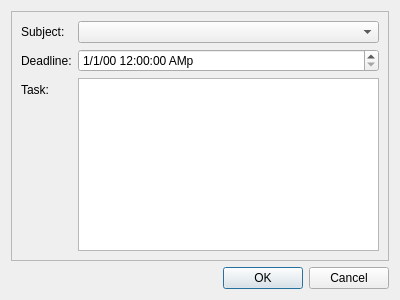
<?xml version="1.0" encoding="UTF-8"?>
<ui version="4.0">
 <class>AddTaskDialog</class>
 <widget class="QDialog" name="AddTaskDialog">
  <property name="windowModality">
   <enum>Qt::WindowModality::WindowModal</enum>
  </property>
  <property name="geometry">
   <rect>
    <x>0</x>
    <y>0</y>
    <width>400</width>
    <height>300</height>
   </rect>
  </property>
  <property name="windowTitle">
   <string>Task to-dos - Add task</string>
  </property>
  <layout class="QVBoxLayout" name="verticalLayout">
   <item>
    <widget class="QFrame" name="mainDialogFrame">
     <property name="frameShape">
      <enum>QFrame::Shape::StyledPanel</enum>
     </property>
     <property name="frameShadow">
      <enum>QFrame::Shadow::Raised</enum>
     </property>
     <layout class="QVBoxLayout" name="verticalLayout_2">
      <item>
       <layout class="QFormLayout" name="formLayout">
        <item row="0" column="0">
         <widget class="QLabel" name="subjectLabel">
          <property name="text">
           <string>Subject:</string>
          </property>
         </widget>
        </item>
        <item row="0" column="1">
         <widget class="QComboBox" name="subjectComboBox"/>
        </item>
        <item row="1" column="0">
         <widget class="QLabel" name="deadlineLabel">
          <property name="text">
           <string>Deadline:</string>
          </property>
         </widget>
        </item>
        <item row="1" column="1">
         <widget class="QDateTimeEdit" name="deadlineDateTimeEdit">
          <property name="displayFormat">
           <string>M/d/yy h:mm:ss Ap</string>
          </property>
         </widget>
        </item>
        <item row="2" column="0">
         <widget class="QLabel" name="taskLabel">
          <property name="text">
           <string>Task:</string>
          </property>
         </widget>
        </item>
        <item row="2" column="1">
         <widget class="QPlainTextEdit" name="taskPlainTextEdit"/>
        </item>
       </layout>
      </item>
     </layout>
    </widget>
   </item>
   <item>
    <widget class="QDialogButtonBox" name="dialogButtonBox">
     <property name="orientation">
      <enum>Qt::Orientation::Horizontal</enum>
     </property>
     <property name="standardButtons">
      <set>QDialogButtonBox::StandardButton::Cancel|QDialogButtonBox::StandardButton::Ok</set>
     </property>
    </widget>
   </item>
  </layout>
 </widget>
 <resources/>
 <connections>
  <connection>
   <sender>dialogButtonBox</sender>
   <signal>accepted()</signal>
   <receiver>AddTaskDialog</receiver>
   <slot>accept()</slot>
   <hints>
    <hint type="sourcelabel">
     <x>248</x>
     <y>254</y>
    </hint>
    <hint type="destinationlabel">
     <x>157</x>
     <y>274</y>
    </hint>
   </hints>
  </connection>
  <connection>
   <sender>dialogButtonBox</sender>
   <signal>rejected()</signal>
   <receiver>AddTaskDialog</receiver>
   <slot>reject()</slot>
   <hints>
    <hint type="sourcelabel">
     <x>316</x>
     <y>260</y>
    </hint>
    <hint type="destinationlabel">
     <x>286</x>
     <y>274</y>
    </hint>
   </hints>
  </connection>
 </connections>
</ui>
